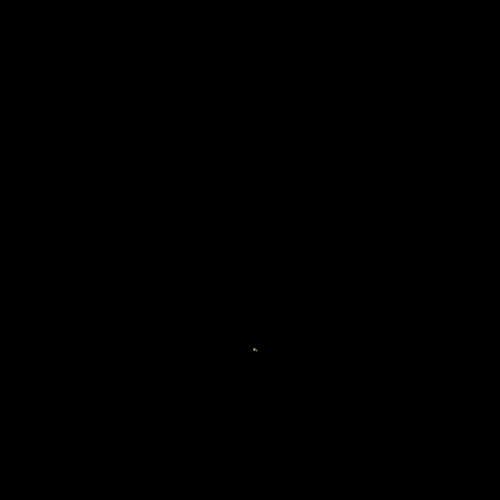
Frame 1 (no input)
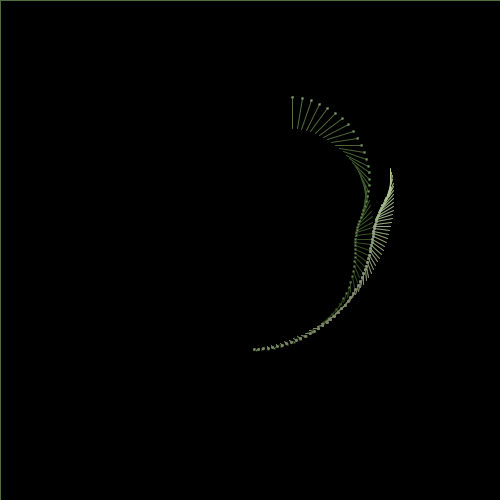
Frame 60 (the mouse pressed at the canvas centre just before this capture)
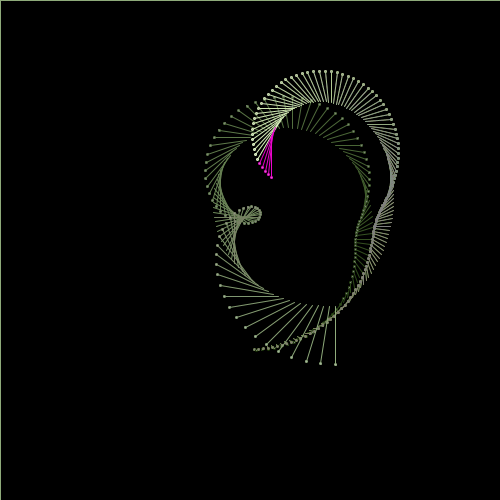
Frame 120 (the mouse held since frame 60 and released just before this capture)

The Processing sketch that drew these frames (run headless with seeded random() and noise(); from frame 60 on, the mouse is pressed at the canvas centre):

// Processing sketch: processing_154064
// ── processing_154064.pde

/*
 * Creative Coding
 * Week 3, 04 - spinning top: curved motion with sin() and cos()
 * by Indae Hwang and Jon McCormack
 * Copyright (c) 2014 Monash University
 *
 * This sketch is the first cut at translating the motion of a spinning top
 * to trace a drawing path. This sketch traces a path using sin() and cos()
 *
 * modified 07/06/14 by D Anderson
 * similar to w3_04_01 except colours progress slowly
 */

int tops=3;      // number of tops
float [] x = new float[tops];       // curr ent x drawing position
float [] y = new float[tops];    // current y drawing position
float [] dx = new float[tops];
float [] dy = new float[tops];  // change in position at each frame
float [] rad = new float[tops];  // radius for the moving hand
float [] bx = new float[tops];
float [] by = new float[tops];
float [] rd = new float[tops];  // red colour
float [] gn = new float[tops];  // green colour
float [] bl = new float[tops];  // blue colour

void setup() {
  size(500, 500);

  // initial position
  for(int i=0; i<tops; i++)
  {
    x[i] = width/2;
    y[i] = height/2;
  }

  // dx and dy are the small change in position each frame
  for(int i=0; i<tops; i++)
  {
    dx[i] = random(-1, 1);
    dy[i] = random(-1, 1);
  }
  background(0);
  // initialise colours
  for(int i=1; i<tops; i++)
  {
    rd[i]=random(255);
    gn[i]=random(255);
    bl[i]=random(255);
  }
}

void draw() {
  // blend the old frames into the background
  blendMode(BLEND);
  fill(0, 1);
  rect(0, 0, width, height);
  for(int i=0; i<tops; i++)
    rad[i] = radians(frameCount*(i+1));

  // calculate new position
  for(int i=0; i<tops; i++)
  {
    x[i] += dx[i];
    y[i] += dy[i];
  }

  float max = 1;
  float min = 0.5;

  //When the shape hits the edge of the window, it reverses its direction and changes velocity
  for(int i=0; i<tops; i++)
  {
    if (x[i] > width-100 || x[i] < 100) {
      dx[i] = dx[i] > 0 ? -random(min, max) : random(min, max);
    }
  }

  for(int i=0; i<tops; i++)
  {
    if (y[i] > height-100 || y[i] < 100) {
      dy[i] = dy[i] > 0 ? -random(min, max) : random(min, max);
    }
  }

  for(int i=0; i<tops; i++)
  {
    bx[i] = x[i] + 100 * sin(rad[i]);
    by[i] = y[i] + 100 * cos(rad[i]);
  }

  fill(180);

  for(int i=1; i<tops; i++)
  {
    float radius = 100 * sin(rad[i]*0.1);
    float handX = bx[i] + radius * sin(rad[i]*3);
    float handY = by[i] + radius * cos(rad[i]*3);

//    rd[i] = random(0,255);
//    gn[i] = random(0,255);
//    bl[i] = random(0,255);
    rd[i] = rd[i] < 255.0 ? rd[i]+1.0 : 0.0;
    gn[i] = gn[i] < 255.0 ? gn[i]+1.0 : 0.0;
    bl[i] = bl[i] < 255.0 ? bl[i]+1.0 : 0.0;
    
    
    stroke(rd[i],gn[i],bl[i]);
    line(bx[i], by[i], handX, handY);
    ellipse(handX, handY, 2, 2);
  }
}
